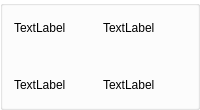
        <widget class="QGroupBox" name="groupBox_70">
         <property name="minimumSize">
          <size>
           <width>110</width>
           <height>110</height>
          </size>
         </property>
         <property name="styleSheet">
          <string notr="true">background-color: qlineargradient(spread:pad, x1:0, y1:0, x2:1, y2:0, stop:0.448864 rgba(255, 255, 255, 25));</string>
         </property>
         <property name="title">
          <string/>
         </property>
         <layout class="QGridLayout" name="gridLayout_42">
          <item row="0" column="0">
           <layout class="QGridLayout" name="gridLayout_41">
            <item row="1" column="1">
             <widget class="QLabel" name="label_224">
              <property name="text">
               <string/>
              </property>
             </widget>
            </item>
            <item row="1" column="0">
             <widget class="QLabel" name="label_223">
              <property name="text">
               <string/>
              </property>
             </widget>
            </item>
            <item row="0" column="1">
             <widget class="QLabel" name="label_51">
              <property name="text">
               <string>TextLabel</string>
              </property>
             </widget>
            </item>
            <item row="0" column="0">
             <widget class="QLabel" name="label_52">
              <property name="text">
               <string>TextLabel</string>
              </property>
             </widget>
            </item>
            <item row="2" column="0">
             <widget class="QLabel" name="label_53">
              <property name="text">
               <string>TextLabel</string>
              </property>
             </widget>
            </item>
            <item row="2" column="1">
             <widget class="QLabel" name="label_54">
              <property name="text">
               <string>TextLabel</string>
              </property>
             </widget>
            </item>
           </layout>
          </item>
         </layout>
        </widget>
